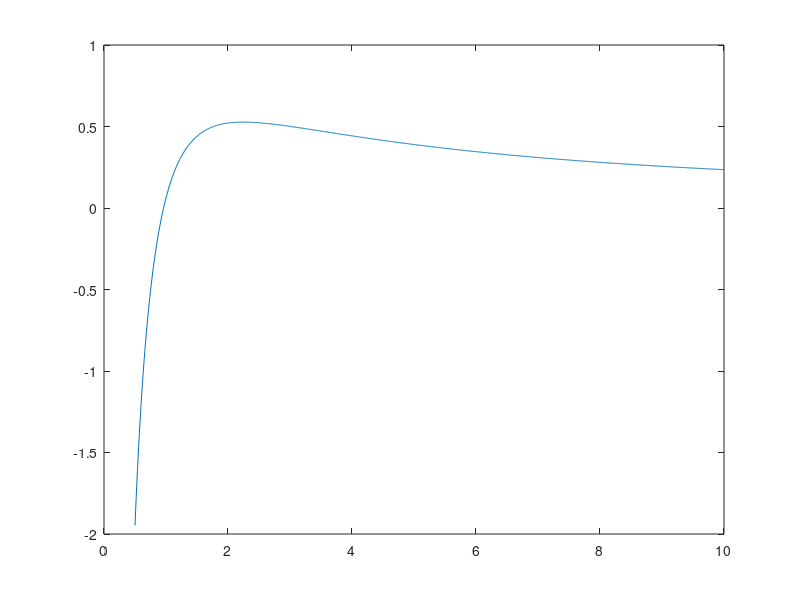

Write the MATLAB code that produced this figure.
function y = drawEntropy()
b = [0.5:0.01:10];
e = 0;
temp = 2.*b.^2.*exp(e);
y = (log((2.*b.^2+4.*b+1)./(1+temp))+(temp)./(1+temp).*log(exp(e))-log(4.*b+1)./(temp))./log(2);
plot(b,y);